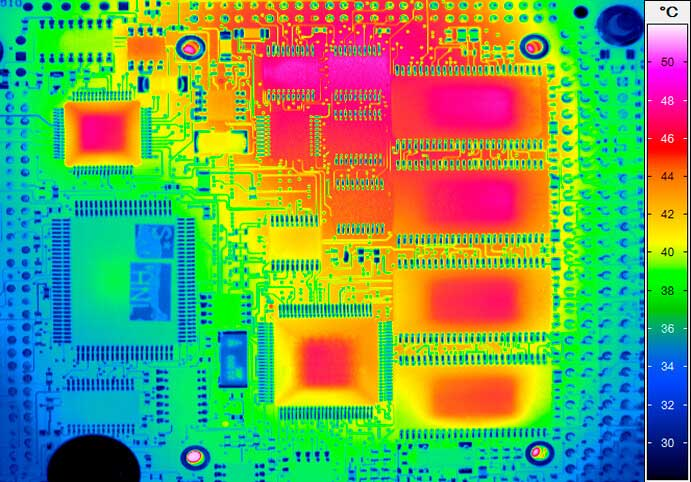
#> input picture recog_pics/pic1.jpg, 691 x 482 px
$ python zavrsni.py
#> lines starting #> are read from the running program, lines starting #| are printed output that depends on the picture; after the words box and inside, x2 and y2 are one past the last pixel; in counts of white or black regions, pixels touching at a corner belong together
import cv2
import numpy as np

#Open thermal image for temperatures
gray16_frame = cv2.imread("./recog_pics/pic1.jpg", cv2.IMREAD_ANYDEPTH)
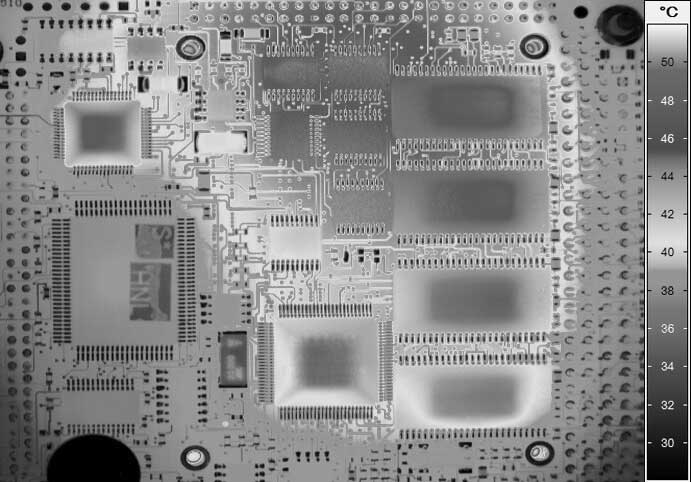
#> gray16_frame: shape (482, 691); min 0, max 255, mean 137.1

img = cv2.imread('./recog_pics/pic1.jpg')
#> img is the input picture: shape (482, 691, 3); mean B, G, R 91, 158.4, 113.7
gray = cv2.cvtColor(img, cv2.COLOR_BGR2GRAY)
blr = cv2.GaussianBlur(gray, (5, 5), 0)
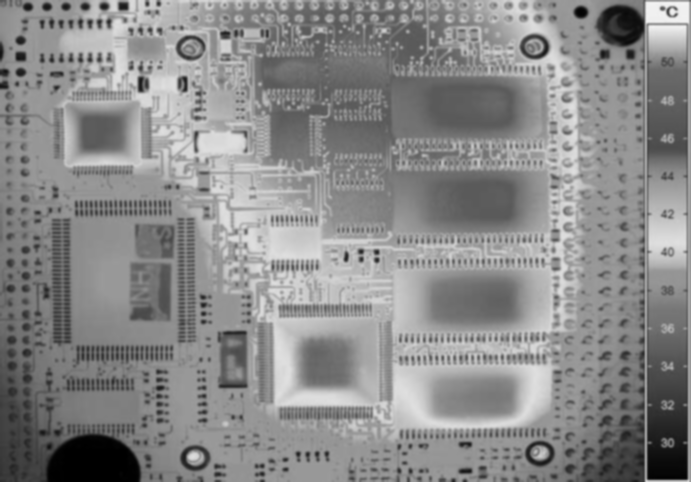
#> blr: shape (482, 691); min 0, max 243, mean 137.5
thr = cv2.adaptiveThreshold(blr, 255, cv2.ADAPTIVE_THRESH_MEAN_C, cv2.THRESH_BINARY, 65, 17)
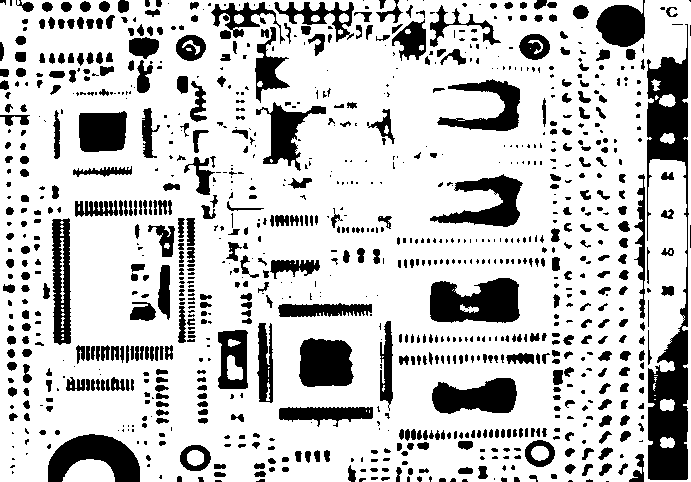
#> thr: shape (482, 691); 77.2% white; 1000 black regions (464 under 20 px)
contours,hierarchy = cv2.findContours(thr, 1, 2)
#> contours = 1052 contours, 389 with area under 20; largest, box (x1, y1, x2, y2) and area: (0, 0, 691, 482) 324500, (646, 23, 690, 481) 10202, (429, 277, 521, 324) 3350, (298, 337, 355, 388) 2398, (431, 377, 518, 415) 2346
#cv2.imshow("thresh", thr)

n = 0
for cnt in contours:
   x1,y1 = cnt[0][0]
   approx = cv2.approxPolyDP(cnt, 0.05*cv2.arcLength(cnt, True), True)
   if len(approx) == 4:
      x, y, w, h = cv2.boundingRect(cnt)
      if w >= 40 and w < img.shape[1] and h < img.shape[0]:
        ratio = float(w)/h
        n = n+1
        if ratio >= 0.85 and ratio <= 1.15:
            img = cv2.drawContours(img, [cnt], -1, (0,255,255), 3)
            cv2.putText(img, f'Square {n}', (x1, y1), cv2.FONT_HERSHEY_SIMPLEX, 0.6, (255, 255, 0), 2)
        else:
            cv2.putText(img, f'Rectangle {n}', (x1, y1), cv2.FONT_HERSHEY_SIMPLEX, 0.6, (255, 255, 0), 2)
            img = cv2.drawContours(img, [cnt], -1, (255,255,0), 3)
        # READ TEMPERATURE
        print(f"Object: {n}")
        xt, yt, wt, ht = cv2.boundingRect(cnt)
        maxTemp = [0, 0, 0]
        for i in range(xt, xt + wt):
            for j in range(yt, yt + ht):
                temperature_pointer = gray16_frame[j, i]
                temperature_pointer = (temperature_pointer / 100)
                if temperature_pointer > maxTemp[0]:
                    maxTemp = [temperature_pointer, i, j]
                #print(f"Pixel coordinates: ({i}, {j}) Temp: {temperature_pointer}")
                #cv2.circle(img, (i, j), 1, (255, 255, 255), -1)
        print(f"Max temp for object {n} is {maxTemp[0]}°C x={maxTemp[1]} y={maxTemp[2]}")
        cv2.circle(img, (maxTemp[1], maxTemp[2]), 5, (255, 255, 255), -1)
#> this loop made 1052 passes
#> (x1, y1, approx, x, y, w, h, ratio) on pass 30: (86, 459, [[62, 481], [114, 477], [105, 462], [86, 459]], 62, 459, 53, 23, 2.3)
#> (x1, y1, approx, x, y, w, h) on passes 2, 3, 5, 6, 16, 18: (382, 476, [[380, 479], [382, 476], [390, 477], [383, 481]], 380, 476, 11, 6), (370, 477, [[370, 479], [371, 476], [378, 477], [375, 480]], 370, 476, 9, 5), (550, 474, [[550, 474], [555, 473], [557, 478], [552, 479]], 550, 473, 8, 7), (215, 471, [[213, 473], [220, 471], [226, 475], [215, 477]], 213, 471, 14, 7), (270, 467, [[268, 468], [273, 466], [275, 470], [270, 472]], 268, 466, 8, 7), (511, 465, [[512, 464], [515, 466], [514, 470], [510, 468]], 510, 464, 6, 7)
#| Object: 1
#| Max temp for object 1 is 0°C x=0 y=0
#> (further printed lines are left out)
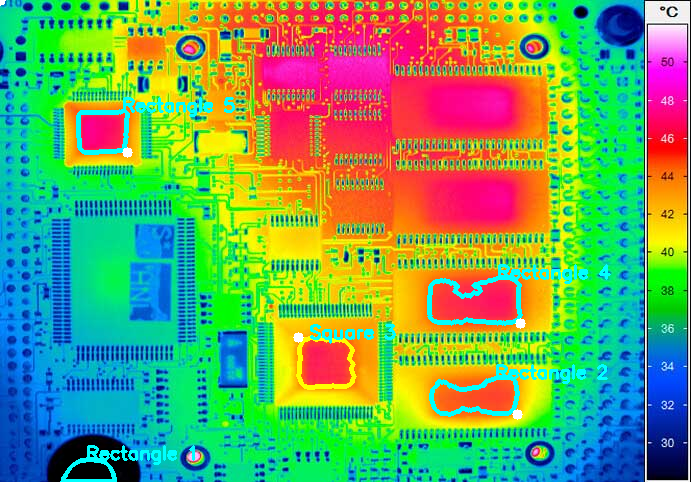
#> img: shape (482, 691, 3); 2.56% of pixels changed, all inside (x1, y1, x2, y2) = (0, 0, 611, 482)
#> after the loop, ht = 43; maxTemp = [1.59, 127, 152]; n = 5; ratio = 1.16; wt = 50; xt = 78; yt = 110

cv2.imshow("Shapes", img)
cv2.waitKey(0)
cv2.destroyAllWindows()

$ run again, with recog_pics/pic2.jpg copied over recog_pics/pic1.jpg
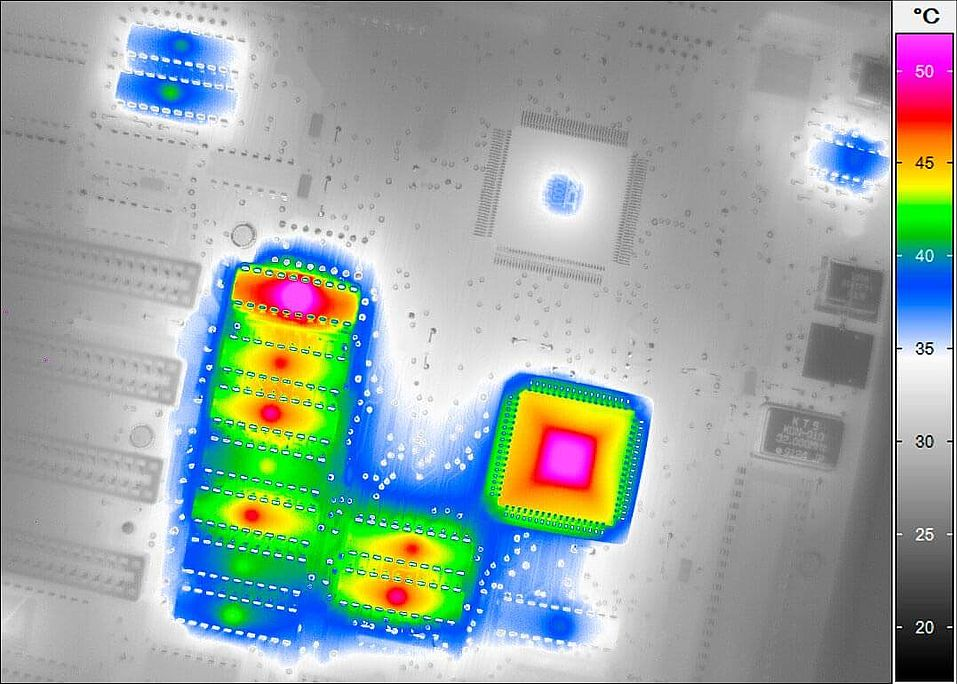
#> input picture recog_pics/pic2.jpg, 957 x 684 px
#> img is the input picture: shape (684, 957, 3); mean B, G, R 161.4, 167.2, 153.6
#> `thr = cv2.adaptiveThreshold(blr, 255, cv2.ADAPTIVE_THRESH_MEAN_C, cv2...`:
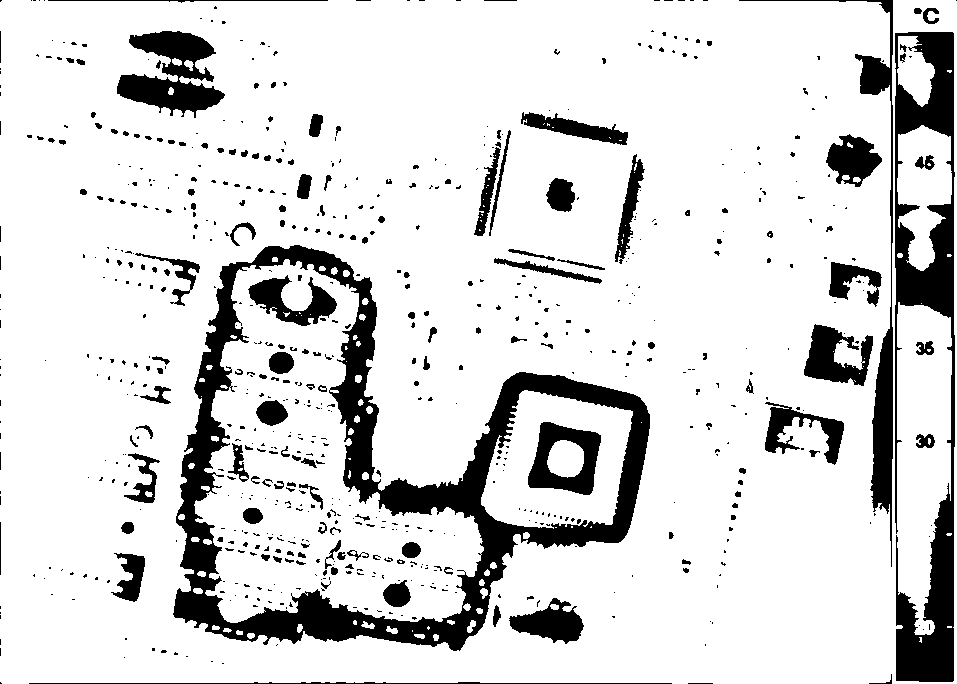
#> thr: shape (684, 957); 85.1% white; 712 black regions (539 under 20 px)
#> contours = 845 contours, 555 with area under 20; largest, box (x1, y1, x2, y2) and area: (0, 0, 957, 684) 645810, (172, 244, 651, 652) 112482, (194, 259, 484, 623) 55876, (894, 31, 956, 683) 25040, (481, 390, 633, 529) 15561
#> the loop `for cnt in contours:` made 845 passes
#> (x1, y1, approx, x, y, w, h, ratio) on pass 53: (553, 597, [[584, 625], [553, 643], [508, 618], [556, 597]], 508, 597, 77, 48, 1.6)
#> (printed output is left out)
#> after the loop `for cnt in contours:`:
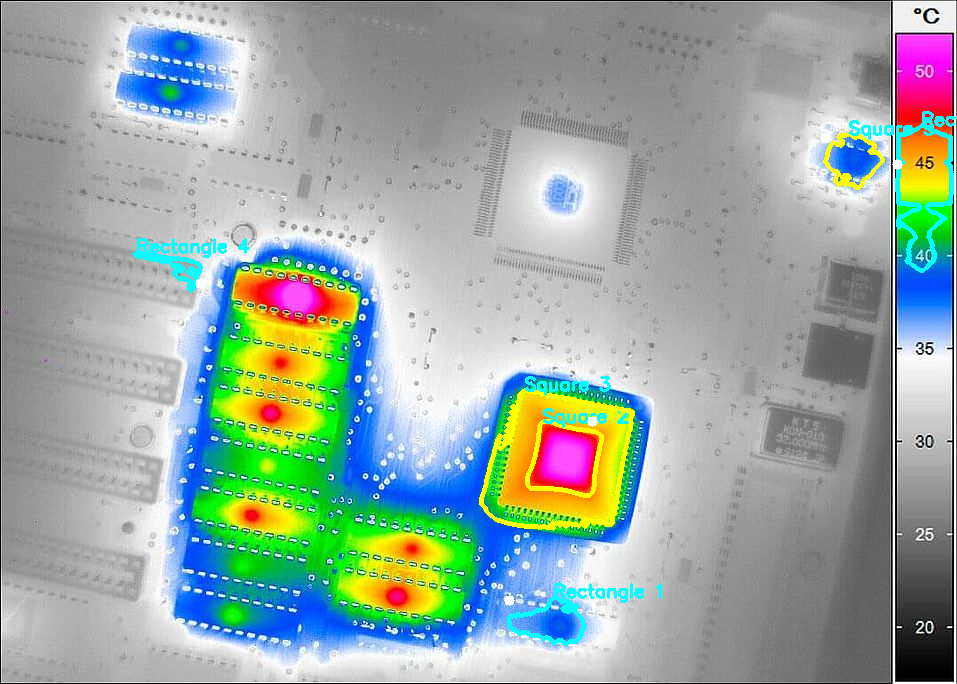
#> img: shape (684, 957, 3); 1.93% of pixels changed, all inside (x1, y1, x2, y2) = (132, 111, 957, 647)
#> after the loop `for cnt in contours:`: ht = 146; maxTemp = [2.55, 897, 164]; n = 6; ratio = 0.377; wt = 55; xt = 897; yt = 125

$ run again, with recog_pics/pic3.jpg copied over recog_pics/pic1.jpg
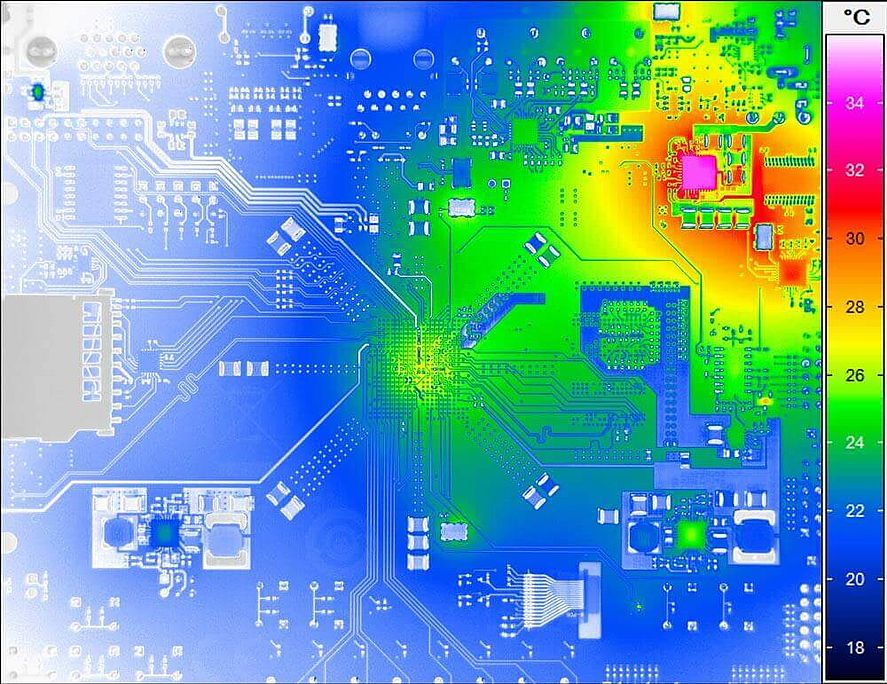
#> input picture recog_pics/pic3.jpg, 887 x 684 px
#> img is the input picture: shape (684, 887, 3); mean B, G, R 175.7, 160.6, 103.5
#> `thr = cv2.adaptiveThreshold(blr, 255, cv2.ADAPTIVE_THRESH_MEAN_C, cv2...`:
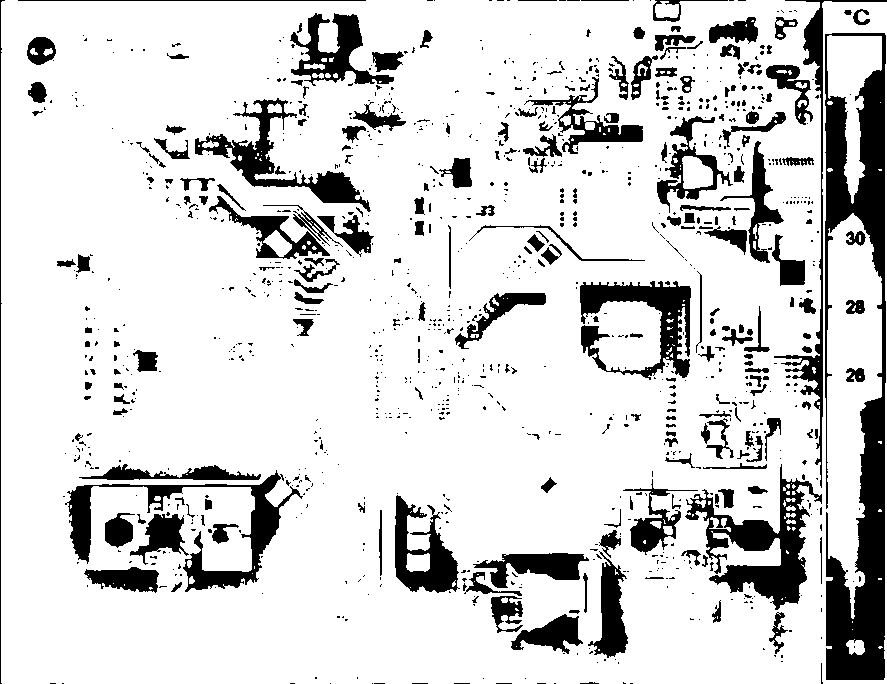
#> thr: shape (684, 887); 84% white; 1097 black regions (869 under 20 px)
#> contours = 1431 contours, 1095 with area under 20; largest, box (x1, y1, x2, y2) and area: (1, 0, 887, 684) 599526, (824, 32, 887, 681) 24679, (684, 463, 823, 611) 7372, (66, 469, 304, 593) 6031, (579, 280, 692, 381) 5158
#> the loop `for cnt in contours:` made 1431 passes
#> (x1, y1, x, y, w, h, ratio, n) on passes 111, 126: (475, 572, 465, 571, 58, 26, 2.23, 1), (131, 566, 83, 566, 77, 28, 2.75, 2)
#> (printed output is left out)
#> after the loop `for cnt in contours:`:
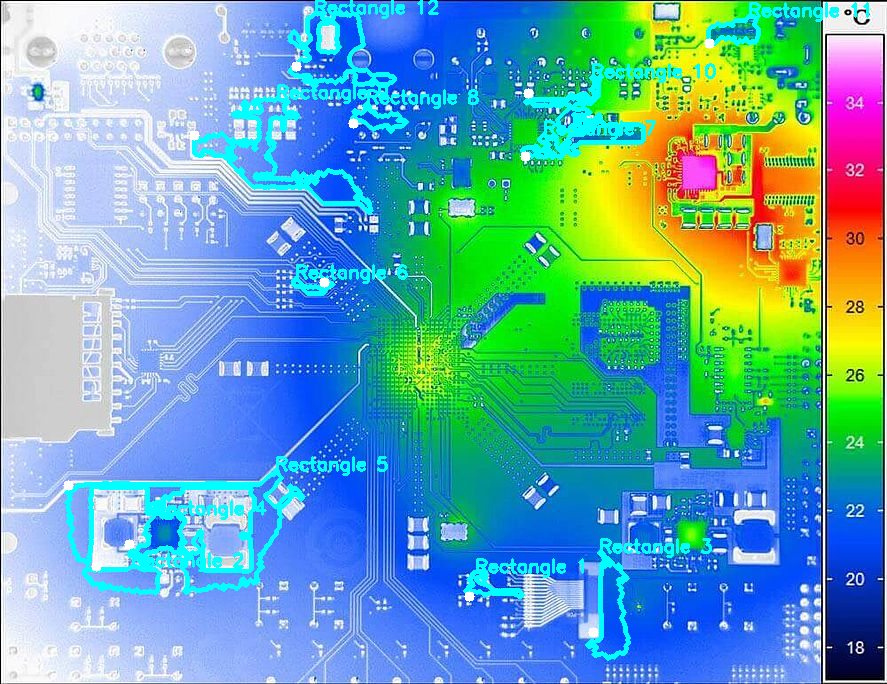
#> img: shape (684, 887, 3); 5.11% of pixels changed, all inside (x1, y1, x2, y2) = (63, 0, 869, 661)
#> after the loop `for cnt in contours:`: ht = 75; maxTemp = [2.55, 296, 66]; n = 12; ratio = 1.41; wt = 106; xt = 289; yt = 12

$ run again, with recog_pics/pic4.jpg copied over recog_pics/pic1.jpg
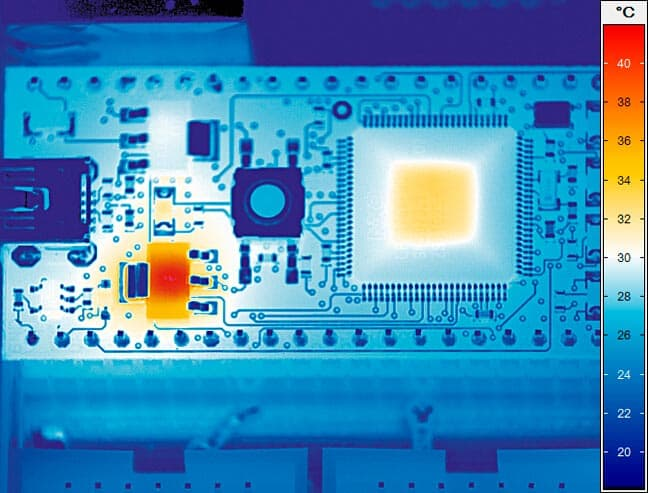
#> input picture recog_pics/pic4.jpg, 648 x 493 px
#> img is the input picture: shape (493, 648, 3); mean B, G, R 183.3, 139.4, 66.6
#> `thr = cv2.adaptiveThreshold(blr, 255, cv2.ADAPTIVE_THRESH_MEAN_C, cv2...`:
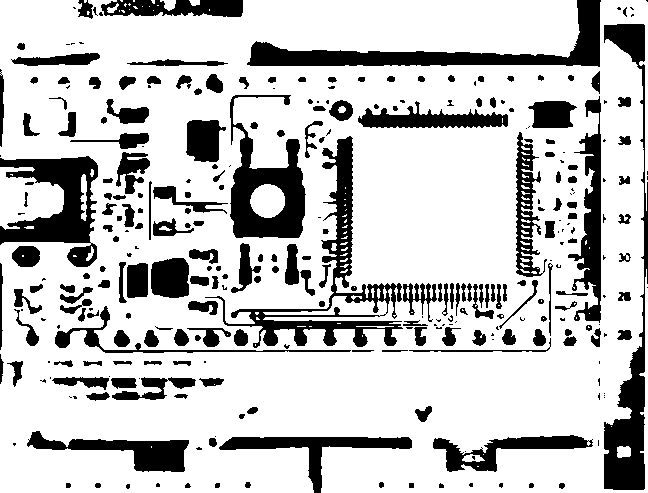
#> thr: shape (493, 648); 77.5% white; 310 black regions (105 under 20 px)
#> contours = 434 contours, 203 with area under 20; largest, box (x1, y1, x2, y2) and area: (0, 0, 648, 493) 291944, (204, 135, 404, 349) 7578, (229, 94, 307, 239) 6247, (567, 95, 602, 324) 3594, (26, 430, 190, 473) 2818
#> the loop `for cnt in contours:` made 434 passes
#> (x1, y1, approx, x, y, w, h) on passes 2, 7, 9, 19, 20: (560, 482, [[560, 482], [565, 484], [562, 489], [558, 487]], 558, 482, 8, 8), (408, 483, [[408, 483], [413, 482], [414, 487], [409, 488]], 408, 482, 7, 7), (187, 482, [[187, 482], [191, 486], [189, 488], [184, 487]], 184, 482, 8, 7), (462, 452, [[462, 452], [463, 451], [464, 452], [463, 453]], 462, 451, 3, 3), (464, 451, [[464, 451], [465, 450], [466, 451], [465, 452]], 464, 450, 3, 3)
#> after the loop `for cnt in contours:`:
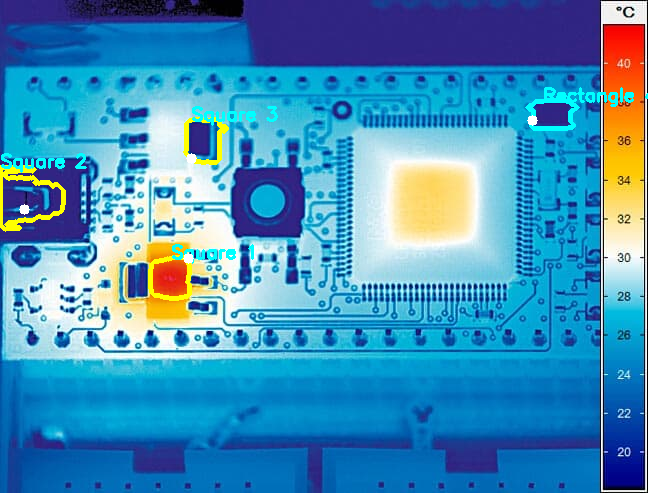
#> img: shape (493, 648, 3); 1.76% of pixels changed, all inside (x1, y1, x2, y2) = (0, 87, 648, 301)
#> after the loop `for cnt in contours:`: ht = 29; maxTemp = [1.38, 532, 120]; n = 4; ratio = 1.76; wt = 51; xt = 527; yt = 100
